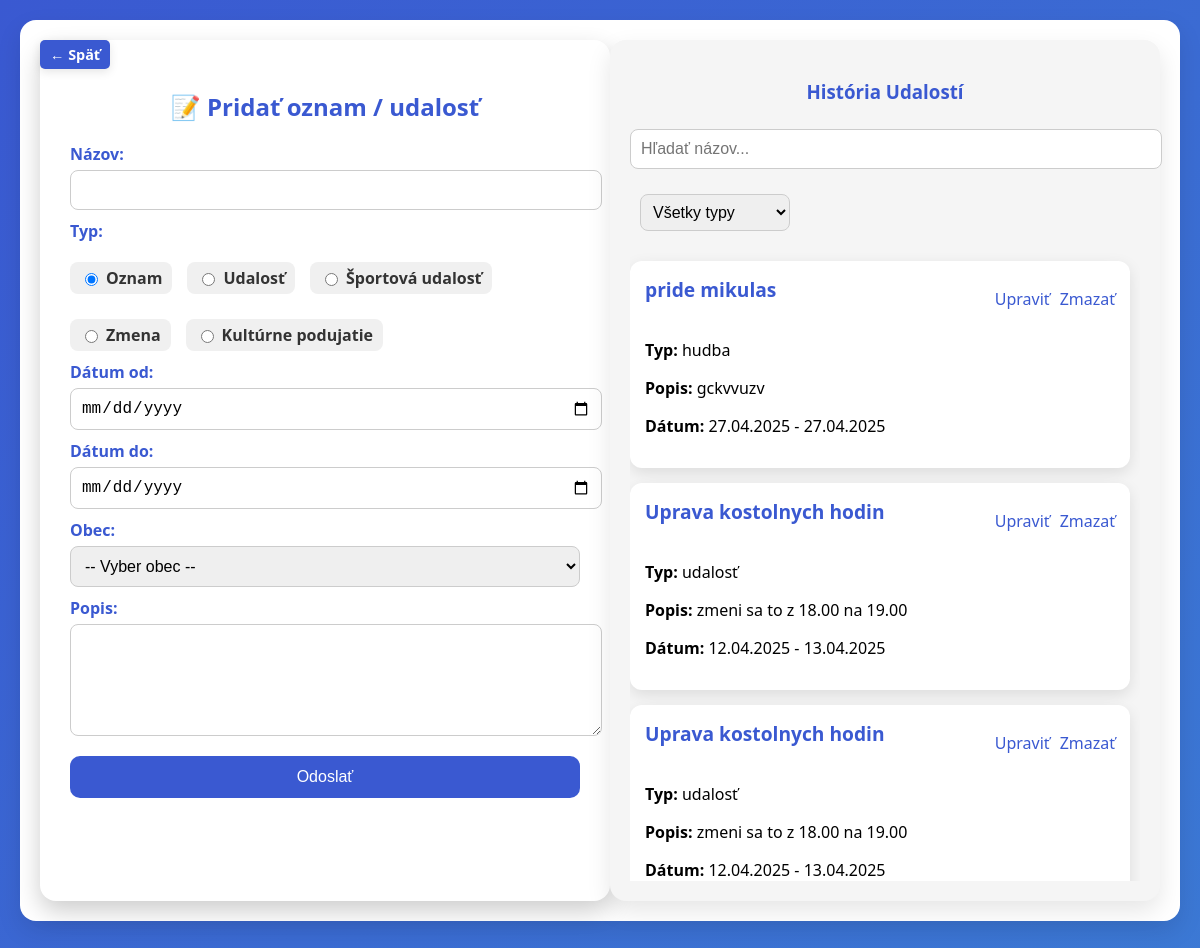
The page /cabinet/news.php on the database its author committed.
### tables this page shows
CREATE TABLE `news` (
  `id` int(11) NOT NULL,
  `typ` varchar(100) NOT NULL,
  `nazov` varchar(200) NOT NULL,
  `text` text DEFAULT NULL,
  `datum_od` date DEFAULT NULL,
  `datum_do` date DEFAULT NULL,
  `id_obec` int(11) DEFAULT NULL
);

### cabinet/news.php (the view, shortened to what this page needs)
<?php
include 'db.php';
$events = [];
$search = isset($_GET['search']) ? $_GET['search'] : '';
$event_type = isset($_GET['event_type']) ? $_GET['event_type'] : '';
$events_query = "SELECT id, typ, nazov, text, datum_od, datum_do, id_obec FROM news WHERE nazov LIKE ? ";
$events_query .= "ORDER BY datum_od DESC LIMIT 10";
$stmt = $conn->prepare($events_query);
$search_param = "%$search%";
if ($event_type != '') {
    $stmt->bind_param("ss", $search_param, $event_type);
} else {
    $stmt->bind_param("s", $search_param);
}
$stmt->execute();
$result = $stmt->get_result();
if ($result->num_rows > 0) {
    while ($row = $result->fetch_assoc()) {
        $events[] = $row;
    }
}
?>
<!DOCTYPE html>
<html lang="sk">
<head>
</head>
<body>
    <div class="container">
        <a href="cabinet_menu.php" class="back-button">← Späť</a>
        <form method="post">
            <h2>📝 <?= isset($edit_event) ? 'Upraviť' : 'Pridať' ?> oznam / udalosť</h2>
            <label for="nazov">Názov:</label>
            <input type="text" id="nazov" name="nazov" value="<?= isset($edit_event) ? htmlspecialchars($edit_event['nazov']) : '' ?>" required>
            <label>Typ:</label>
            <div class="radio-group">
            <label><input type="radio" name="typ" value="oznam" checked> Oznam</label>
                <label><input type="radio" name="typ" value="udalost"> Udalosť</label>
                <label><input type="radio" name="typ" value="sport"> Športová udalosť</label>
                <label><input type="radio" name="typ" value="zmena"> Zmena</label>
                <label><input type="radio" name="typ" value="kultura"> Kultúrne podujatie</label>
            </div>
            <label for="datum_od">Dátum od:</label>
            <input type="date" id="datum_od" name="datum_od" value="<?= isset($edit_event) ? $edit_event['datum_od'] : '' ?>" required>
            <label for="datum_do">Dátum do:</label>
            <input type="date" id="datum_do" name="datum_do" value="<?= isset($edit_event) ? $edit_event['datum_do'] : '' ?>" required>
            <label for="id_obec">Obec:</label>
            <select id="id_obec" name="id_obec" required>
                <option value="">-- Vyber obec --</option>
            </select>
            <label for="text">Popis:</label>
            <textarea id="text" name="text" rows="5" required><?= isset($edit_event) ? htmlspecialchars($edit_event['text']) : '' ?></textarea>
            <input type="submit" value="<?= isset($edit_event) ? 'Upraviť' : 'Odoslať' ?>">
        </form>
        <div class="history">
            <h3>História Udalostí</h3>
            <input type="text" id="search-bar" class="search-bar" placeholder="Hľadať názov..." onkeyup="searchEvents()">
            <select id="event-type" class="search-filter" onchange="searchEvents()">
                <option value="">Všetky typy</option>
            </select>
            <div class="scrollable-events">
                <div class="existing-events" id="existing-events">
                    <?php foreach ($events as $event): ?>
                        <div class="event-box">
                            <div class="event-header">
                                <h3><?= htmlspecialchars($event['nazov']) ?></h3>
                                <div class="event-actions">
                                    <a href="?edit=<?= $event['id'] ?>">Upraviť</a>
                                    <a href="?delete=<?= $event['id'] ?>" onclick="return confirm('Skutočne chcete vymazať?')">Zmazať</a>
                                </div>
                            </div>
                            <p><strong>Typ:</strong> <?= htmlspecialchars($event['typ']) ?></p>
                            <p><strong>Popis:</strong> <?= nl2br(htmlspecialchars($event['text'])) ?></p>
                            <p><strong>Dátum:</strong> <?= date('d.m.Y', strtotime($event['datum_od'])) ?> - <?= date('d.m.Y', strtotime($event['datum_do'])) ?></p>
                        </div>
                    <?php endforeach; ?>
                </div>
            </div>
        </div>
    </div>
</body>
</html>

### cabinet/news.php (style rules this page uses)
body { margin: 0; padding: 0; font-family: 'Segoe UI', sans-serif; background: linear-gradient(135deg, #3A59D1, #3D90D7); height: 100vh; display: flex; justify-content: flex-start; align-items: flex-start; padding: 20px; }
.container { display: flex; justify-content: space-between; width: 100%; max-width: 1200px; margin: 0 auto; background-color: white; border-radius: 16px; box-shadow: 0 10px 25px rgba(0, 0, 0, 0.1); padding: 20px; position: relative; }
form { width: 48%; padding: 30px; border-radius: 16px; box-shadow: 0 10px 25px rgba(0, 0, 0, 0.2); }
.history { width: 48%; padding: 20px; background-color: #f5f5f5; border-radius: 16px; box-shadow: 0 10px 25px rgba(0, 0, 0, 0.1); }
h2 { color: #3A59D1; margin-bottom: 20px; text-align: center; }
label { font-weight: bold; display: block; margin-top: 10px; color: #3A59D1; }
input[type="text"], input[type="date"], select, textarea { width: 100%; padding: 10px; margin-top: 5px; border-radius: 8px; border: 1px solid #ccc; font-size: 1rem; }
textarea { resize: vertical; }
.radio-group { display: flex; flex-wrap: wrap; gap: 15px; margin-top: 10px; margin-bottom: 10px; }
.radio-group label { display: flex; align-items: center; gap: 5px; color: #333; background: #f0f0f0; padding: 5px 10px; border-radius: 8px; }
input[type="submit"] { background-color: #3A59D1; color: white; border: none; padding: 12px 20px; font-size: 1rem; border-radius: 10px; cursor: pointer; margin-top: 15px; transition: background-color 0.3s ease; width: 100%; }
.event-box { background-color: white; padding: 15px; border-radius: 12px; margin-top: 15px; box-shadow: 0 5px 15px rgba(0, 0, 0, 0.1); }
.event-header { display: flex; justify-content: space-between; align-items: center; color: #3A59D1; }
.event-header h3 { margin: 0; font-size: 1.2rem; }
.event-actions { display: flex; gap: 10px; }
.event-actions a { color: #3A59D1; text-decoration: none; font-size: 1rem; }
.existing-events { margin-top: 30px; }
.history h3 { color: #3A59D1; text-align: center; margin-bottom: 20px; }
.search-bar { width: 150px; padding: 8px; margin-bottom: 20px; border-radius: 8px; border: 1px solid #ccc; font-size: 1rem; }
.search-filter { width: 150px; padding: 8px; margin-left: 10px; border-radius: 8px; border: 1px solid #ccc; }
.scrollable-events { max-height: 650px; overflow-y: auto; padding-right: 10px; }
.back-button { position: absolute; top: 20px; left: 20px; padding: 5px 10px; background-color: #3A59D1; color: white; text-decoration: none; font-size: 0.9rem; font-weight: bold; border-radius: 5px; box-shadow: 0 3px 10px rgba(0, 0, 0, 0.1); transition: background-color 0.3s ease, transform 0.2s ease; }

### rows shown on the page
news: nazov "pride mikulas", typ "hudba", text "gckvvuzv", datum_od "27.04.2025", datum_do "27.04.2025"
news: nazov "Uprava kostolnych hodin", typ "udalosť", text "zmeni sa to z 18.00 na 19.00", datum_od "12.04.2025", datum_do "13.04.2025"
news: nazov "Uprava kostolnych hodin", typ "udalosť", text "zmeni sa to z 18.00 na 19.00", datum_od "12.04.2025", datum_do "13.04.2025"
